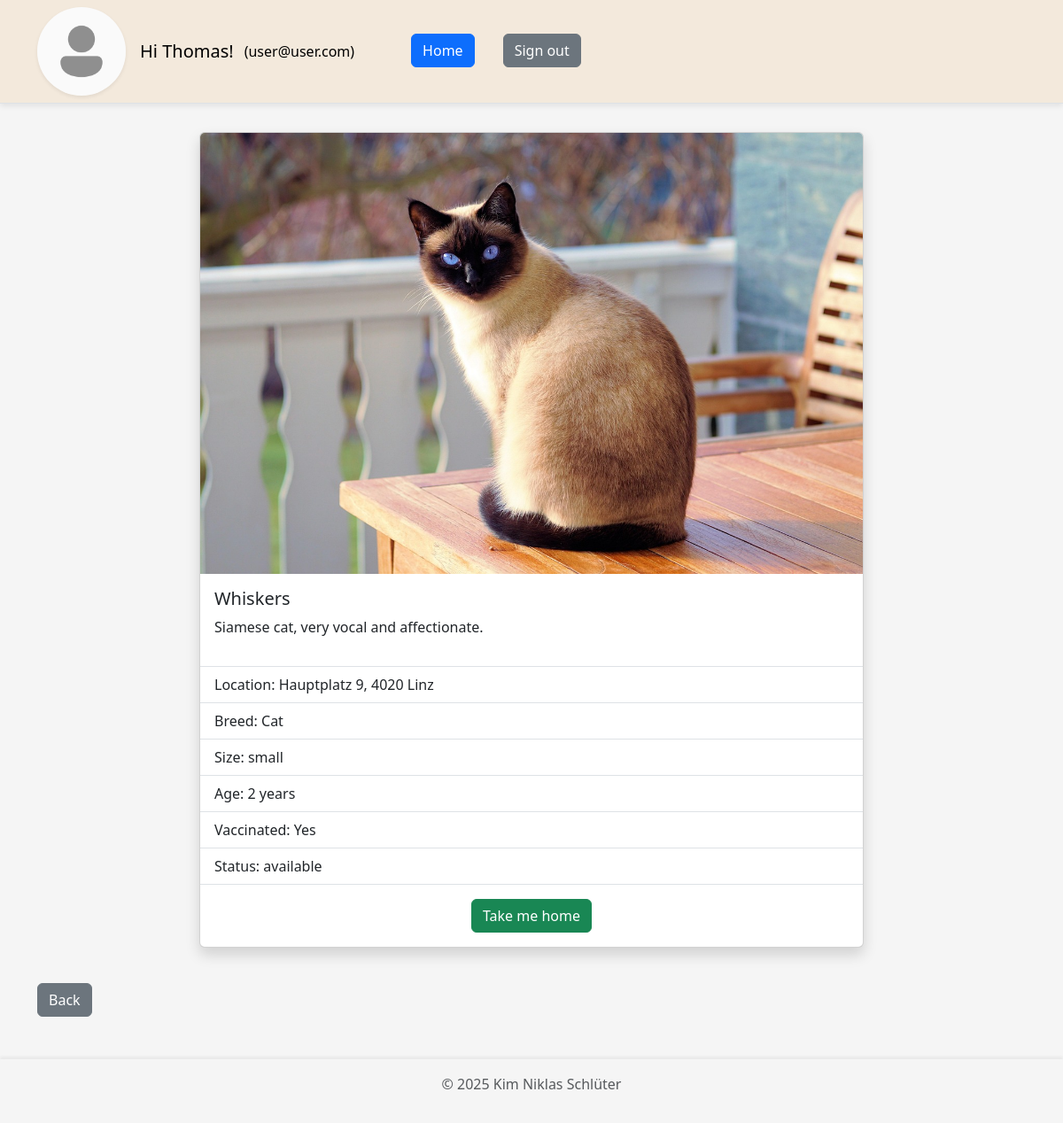
The app's page /website/animal_details.php?id=2 (signed in) with its own data.
### tables this page shows
CREATE TABLE `user` (
  `id` int(11) NOT NULL,
  `email` varchar(200) NOT NULL,
  `password` varchar(255) NOT NULL,
  `first_name` varchar(100) NOT NULL,
  `last_name` varchar(100) NOT NULL,
  `phone` varchar(50) NOT NULL,
  `address` varchar(100) NOT NULL,
  `picture` varchar(255) NOT NULL,
  `authority` enum('user','admin') NOT NULL
);

CREATE TABLE `animal` (
  `id` int(11) NOT NULL,
  `name` varchar(100) NOT NULL,
  `picture` varchar(255) DEFAULT NULL,
  `location` varchar(100) NOT NULL,
  `description` text DEFAULT NULL,
  `size` enum('small','default','big') NOT NULL DEFAULT 'default',
  `age` int(11) DEFAULT NULL,
  `vaccinated` tinyint(1) NOT NULL,
  `status` enum('available','adopted') NOT NULL DEFAULT 'available',
  `breed_id` int(11) NOT NULL
);

CREATE TABLE `breed` (
  `id` int(11) NOT NULL,
  `name` varchar(100) NOT NULL
);

### website/components/animals.php (called while the page is built, shortened)
<?php
require_once __DIR__ . '/db_connect.php';
require_once __DIR__ . '/util.php';
$conn = db_connect();
function create_response($status, $message, $data = [])
{
  $response = [
    "status" => $status,
    "message" => $message,
    "data" => $data
  ];
  return $response;
}
function get_animal_by_id($id)
{
  global $conn;
  $id = clean_input($id);
  $sql = "SELECT * FROM `animal` WHERE id=$id";
  $result = mysqli_query($conn, $sql);
  $row = mysqli_fetch_assoc($result);
  return create_response("200", "Successfully fetched animal by id.", $row);
}
function get_breed_by_id($breed_id)
{
  global $conn;
  $sql = "SELECT * FROM `breed` WHERE id=$breed_id";
  $result = mysqli_query($conn, $sql);
  $row = mysqli_fetch_assoc($result);
  return $row;
}
function get_animal_picture_url($animalData)
{
  return $animalData['picture'] ? PICTURE_FOLDER_NAME . '/' . $animalData['picture'] : ANIMAL_DEFAULT_PICTURE_URL;
}

### website/animal_details.php (the view, shortened to what this page needs)
<?php
require_once './components/db_connect.php';
require_once './components/util.php';
require_once './components/animals.php';
$conn = db_connect();
$myUserId = get_my_user_id_from_session();
$myUserData = get_user_data($conn, $myUserId);
$responseGet = get_animal_by_id($_GET['id']);
$animal = $responseGet['data'];
$animalPictureUrl = get_animal_picture_url($animal);
$vaccinatedText = ($animal['vaccinated']) ? 'Yes' : 'No';
$breedData = get_breed_by_id($animal['breed_id']);
?>
<!DOCTYPE html>
<html lang="en">
<head>
  <link href="https://cdn.jsdelivr.net/npm/bootstrap@5.3.7/dist/css/bootstrap.min.css" rel="stylesheet">
  <link rel="stylesheet" href="./styles/style.css">
</head>
<body>
  <?php require_once './components/navbar.php'; ?>
  <div class="container mt-3 mb-5" style="flex-grow: 1;">
    <?php
    $layout = "<div class='d-flex justify-content-center' style='width: 100%'>
            <div class='card shadow mb-4 d-flex flex-column justify-content-between align-items-center' style='width: 90%; max-width: 750px'>
            <div>
              <div class='animal-picture-container'>
                <img src='$animalPictureUrl' class='card-img-top animal-image' alt='animal'>
              </div>
              <div class='card-body'>
                <h5 class='card-title'>{$animal['name']}</h5>
                <p class='card-text'>{$animal['description']}</p>
              </div>
            </div>
            <div style='width: 100%'>
              <ul class='list-group list-group-flush'>
                <li class='list-group-item'></li>
                <li class='list-group-item'>Location: {$animal['location']}</li>
                <li class='list-group-item'>Breed: {$breedData['name']}</li>
                <li class='list-group-item'>Size: {$animal['size']}</li>
                <li class='list-group-item'>Age: {$animal['age']} years</li>
                <li class='list-group-item'>Vaccinated: $vaccinatedText</li>
                <li class='list-group-item'>Status: {$animal['status']}</li>
                <li class='list-group-item'></li>
              </ul>";
    $layout .= "<div class='d-flex flex-row gap-1 justify-content-around mb-3' style='width:100%'>";
    if (isset($_SESSION['user'])) {
      $layout .= "<form method='POST'>
                      <input type='hidden' name='animal_id_to_adopt' value='{$animal['id']}' />
                      <input" . (($animal['status'] != 'available') ? " disabled" : "") . " type='submit' name='adopt_animal' class='btn btn-success' value='Take me home' />
                  </form>";
    }
    $layout .= "</div>";
    $layout .= "
            </div>
          </div>
        </div>";
    echo $layout;
    ?>
  </div>
  <?php require_once './components/footer.php'; ?>
</body>
</html>

### website/components/navbar.php (shortened to what this page needs)
<?php
$homeUrl = isset($_SESSION['admin']) ? "dashboard.php" : "home.php";
$homeName = isset($_SESSION['admin']) ? "Dashboard" : "Home";
?>
<header class='p-0 mb-3 border-bottom title-row'>
  <nav class="navbar navbar-expand-lg" style="min-height: 3.5rem">
    <div class="container">
      <?php if (isset($_SESSION['user']) || isset($_SESSION['admin'])) { ?>
        <a href='<?= $homeUrl ?>' class='d-block me-3'>
          <img src='<?= $myUserData['profile_img_url'] ?? '' ?>' alt='profile image' width='100' height='100' class='rounded-circle shadow-sm' style='object-fit:cover;'>
        </a>
        <a class="navbar-brand me-1" href="<?= $homeUrl ?>">Hi <?= $myUserData['first_name'] ?? '' ?>!</a>
      <?php } ?>
      <div class="collapse navbar-collapse" id="navbarNav">
        <ul class="navbar-nav gap-2">
          <?php if (isset($_SESSION['user']) || isset($_SESSION['admin'])) { ?>
            <li class="nav-item me-5">
              <a class="nav-link link-body-emphasis" href="#"><?= '(' . $myUserData['email'] . ')' ?></a>
            </li>
            <li class="nav-item me-4">
              <a class="btn btn-primary" href="<?= $homeUrl ?>"><?= $homeName ?></a>
            </li>
            <li class="nav-item">
              <a class="btn btn-secondary" href="logout.php">Sign out</a>
            </li>
          <?php } ?>
        </ul>
      </div>
    </div>
  </nav>
</header>

### website/styles/style.css (style rules this page uses)
body { background-color: whitesmoke; display: flex; flex-flow: column nowrap; justify-content: flex-start; min-height: 100vh; }

### records on screen
user: first_name "Thomas", email "user@user.com"
animal: picture (picture), name "Whiskers", description "Siamese cat, very vocal and affectionate.", location "Hauptplatz 9, 4020 Linz", size "small", age "2", vaccinated "Yes", status "available", adopt_animal "Take me home"
breed: name "Cat"

### other values on screen
$homeName "Home"
